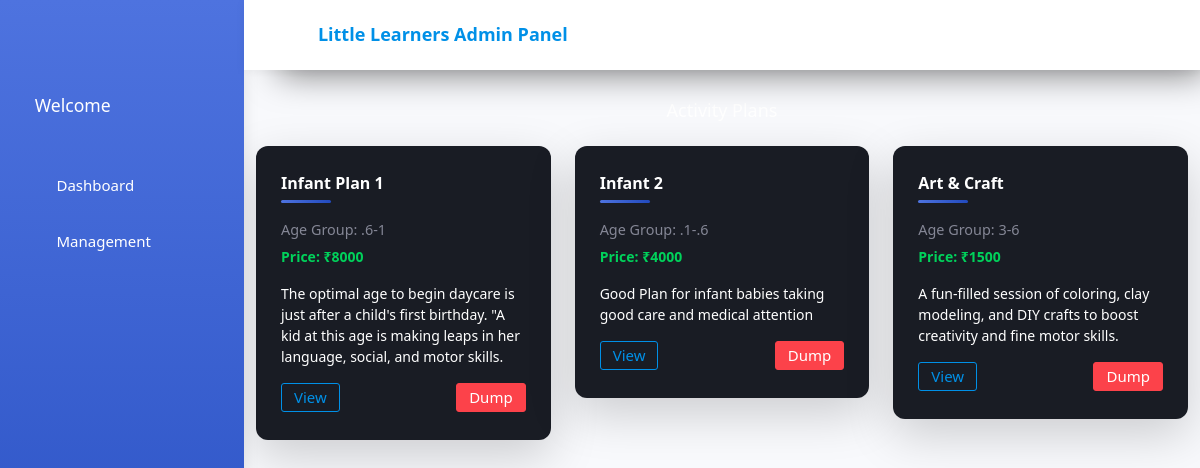
The page /AdminSide/Display_plans/ on the database as committed earlier.
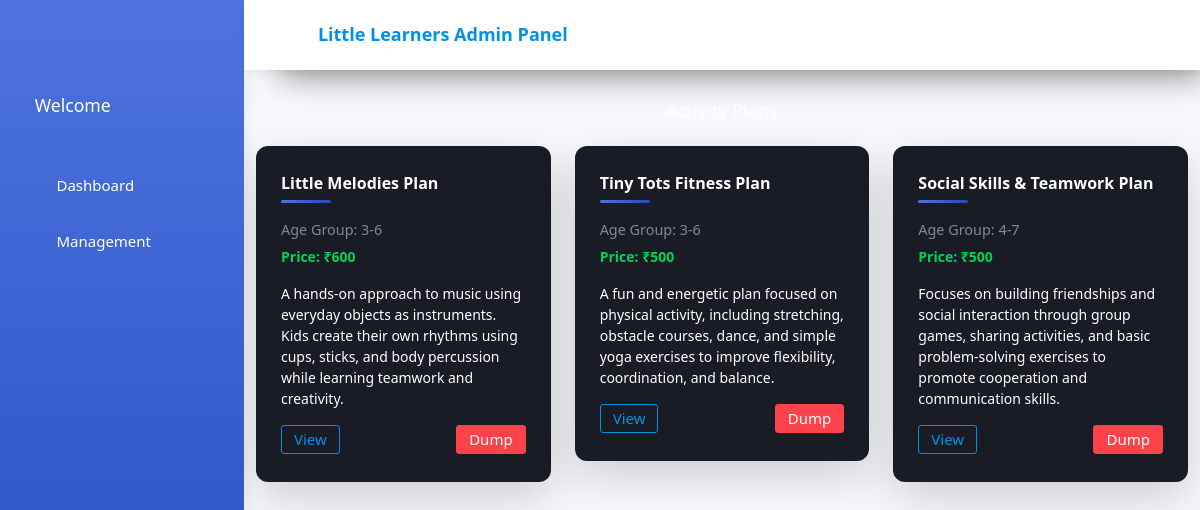
The same page on the database as committed later.
### AdminSide/models.py (models this page shows)
class Plans(models.Model):
    Plan_Name=models.CharField(max_length=20,null=True,blank=True)
    Age_Group=models.CharField(max_length=20,null=True,blank=True)
    Price=models.IntegerField()
    Plan_Description=models.CharField(max_length=200,null=True,blank=True)

### AdminSide/views.py (the view)
# urls.py: path('Display_plans/',views.Display_plans,name="Display_plans"),
def Display_plans(req):
    x=Plans.objects.all()
    return render(req,"Display Plan.html",{'x':x})

### AdminSide/templates/Display Plan.html
{% extends 'Index.html' %}
{% block content %}
<div style="margin-top: 100px;" class="container">
  <h4 class="text-center mb-4">Activity Plans</h4>
  <div class="row">
    {% for i in x %}
    <div class="col-md-4 mb-4">
      <div class="card shadow-lg">
        <div class="card-body">
          <h5 class="card-title">{{ i.Plan_Name }}</h5>
          <h6 class="text-muted">Age Group: {{ i.Age_Group }}</h6>
          <p class="text-success font-weight-bold">Price: ₹{{ i.Price }}</p>
          <p class="card-text">{{ i.Plan_Description }}</p>
          <div class="d-flex justify-content-between">
            <a href="{% url 'Edit_Plan' infoid=i.id %}" class="btn btn-outline-primary">View</a>
            <a href="{% url 'Delete_Plan' infoid=i.id %}" class="btn btn-danger">Dump</a>
          </div>
        </div>
      </div>
    </div>
    {% endfor %}
  </div>
</div>
{% endblock %}

Rows that differ between the two databases and show on the page:
removed Plans: Plan_Name "Infant Plan 1", Age_Group ".6-1", Price "8000", Plan_Description "The optimal age to begin daycare is just after a child's first birthday. \"A kid at this age is making leaps in her language, social, and motor skills."
removed Plans: Plan_Name "Infant 2", Age_Group ".1-.6", Price "4000", Plan_Description "Good Plan for infant babies taking good care and medical attention"
removed Plans: Plan_Name "Art & Craft", Age_Group "3-6", Price "1500", Plan_Description "A fun-filled session of coloring, clay modeling, and DIY crafts to boost creativity and fine motor skills."
added Plans: Plan_Name "Little Melodies Plan", Age_Group "3-6", Price "600", Plan_Description "A hands-on approach to music using everyday objects as instruments. Kids create their own rhythms using cups, sticks, and body percussion while learning teamwork and creativity."
added Plans: Plan_Name "Tiny Tots Fitness Plan", Age_Group "3-6", Price "500", Plan_Description "A fun and energetic plan focused on physical activity, including stretching, obstacle courses, dance, and simple yoga exercises to improve flexibility, coordination, and balance."
added Plans: Plan_Name "Social Skills & Teamwork Plan", Age_Group "4-7", Price "500", Plan_Description "Focuses on building friendships and social interaction through group games, sharing activities, and basic problem-solving exercises to promote cooperation and communication skills."
